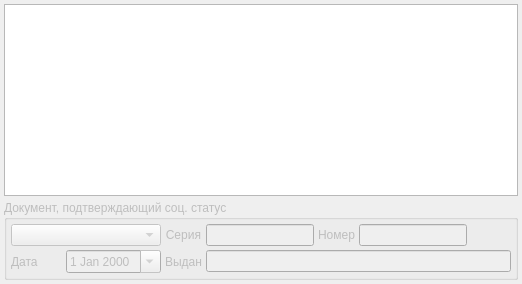
      <widget class="QWidget" name="tabSocStatus">
       <attribute name="title">
        <string>Соц.&amp;статус</string>
       </attribute>
       <layout class="QGridLayout">
        <property name="margin">
         <number>4</number>
        </property>
        <property name="spacing">
         <number>4</number>
        </property>
        <item row="1" column="0" colspan="2">
         <widget class="QGroupBox" name="frmSocStatusDocument">
          <property name="enabled">
           <bool>false</bool>
          </property>
          <property name="title">
           <string>Документ, подтверждающий соц. статус</string>
          </property>
          <layout class="QGridLayout">
           <property name="margin">
            <number>4</number>
           </property>
           <property name="spacing">
            <number>4</number>
           </property>
           <item row="0" column="0" colspan="2">
            <widget class="CRBComboBox" name="cmbSocStatusDocType">
             <property name="enabled">
              <bool>false</bool>
             </property>
             <property name="sizePolicy">
              <sizepolicy hsizetype="Expanding" vsizetype="Fixed">
               <horstretch>0</horstretch>
               <verstretch>0</verstretch>
              </sizepolicy>
             </property>
             <property name="minimumSize">
              <size>
               <width>150</width>
               <height>0</height>
              </size>
             </property>
            </widget>
           </item>
           <item row="0" column="2">
            <widget class="QLabel" name="lblSocStatusDocSerial">
             <property name="sizePolicy">
              <sizepolicy hsizetype="Maximum" vsizetype="Preferred">
               <horstretch>0</horstretch>
               <verstretch>0</verstretch>
              </sizepolicy>
             </property>
             <property name="text">
              <string>Серия</string>
             </property>
             <property name="alignment">
              <set>Qt::AlignRight|Qt::AlignTrailing|Qt::AlignVCenter</set>
             </property>
             <property name="buddy">
              <cstring>edtSocStatusDocSerial</cstring>
             </property>
            </widget>
           </item>
           <item row="0" column="3">
            <widget class="CDocSerialLeftEdit" name="edtSocStatusDocSerial">
             <property name="enabled">
              <bool>false</bool>
             </property>
             <property name="sizePolicy">
              <sizepolicy hsizetype="Minimum" vsizetype="Fixed">
               <horstretch>0</horstretch>
               <verstretch>0</verstretch>
              </sizepolicy>
             </property>
             <property name="maxLength">
              <number>8</number>
             </property>
            </widget>
           </item>
           <item row="0" column="4">
            <widget class="QLabel" name="lblSocStatusDocNumber">
             <property name="sizePolicy">
              <sizepolicy hsizetype="Maximum" vsizetype="Preferred">
               <horstretch>0</horstretch>
               <verstretch>0</verstretch>
              </sizepolicy>
             </property>
             <property name="text">
              <string>Номер</string>
             </property>
             <property name="alignment">
              <set>Qt::AlignRight|Qt::AlignTrailing|Qt::AlignVCenter</set>
             </property>
             <property name="buddy">
              <cstring>edtSocStatusDocNumber</cstring>
             </property>
            </widget>
           </item>
           <item row="0" column="5" colspan="2">
            <widget class="QLineEdit" name="edtSocStatusDocNumber">
             <property name="enabled">
              <bool>false</bool>
             </property>
             <property name="maxLength">
              <number>16</number>
             </property>
            </widget>
           </item>
           <item row="1" column="0">
            <widget class="QLabel" name="lblSocStatusDocDate">
             <property name="sizePolicy">
              <sizepolicy hsizetype="Preferred" vsizetype="Preferred">
               <horstretch>0</horstretch>
               <verstretch>0</verstretch>
              </sizepolicy>
             </property>
             <property name="text">
              <string>Дата</string>
             </property>
             <property name="alignment">
              <set>Qt::AlignLeading|Qt::AlignLeft|Qt::AlignVCenter</set>
             </property>
             <property name="buddy">
              <cstring>edtSocStatusDocDate</cstring>
             </property>
            </widget>
           </item>
           <item row="1" column="1">
            <widget class="CDateEdit" name="edtSocStatusDocDate">
             <property name="enabled">
              <bool>false</bool>
             </property>
             <property name="sizePolicy">
              <sizepolicy hsizetype="Maximum" vsizetype="Fixed">
               <horstretch>0</horstretch>
               <verstretch>0</verstretch>
              </sizepolicy>
             </property>
             <property name="calendarPopup">
              <bool>true</bool>
             </property>
            </widget>
           </item>
           <item row="1" column="2">
            <widget class="QLabel" name="lblSocStatusDocOrigin">
             <property name="sizePolicy">
              <sizepolicy hsizetype="Maximum" vsizetype="Preferred">
               <horstretch>0</horstretch>
               <verstretch>0</verstretch>
              </sizepolicy>
             </property>
             <property name="text">
              <string>Выдан</string>
             </property>
             <property name="alignment">
              <set>Qt::AlignRight|Qt::AlignTrailing|Qt::AlignVCenter</set>
             </property>
             <property name="buddy">
              <cstring>edtSocStatusDocOrigin</cstring>
             </property>
            </widget>
           </item>
           <item row="1" column="3" colspan="5">
            <widget class="CDocSerialLeftEdit" name="edtSocStatusDocOrigin">
             <property name="enabled">
              <bool>false</bool>
             </property>
             <property name="maxLength">
              <number>64</number>
             </property>
            </widget>
           </item>
           <item row="0" column="7">
            <spacer name="horizontalSpacer_3">
             <property name="orientation">
              <enum>Qt::Horizontal</enum>
             </property>
             <property name="sizeHint" stdset="0">
              <size>
               <width>40</width>
               <height>20</height>
              </size>
             </property>
            </spacer>
           </item>
          </layout>
         </widget>
        </item>
        <item row="0" column="0" colspan="2">
         <widget class="CInDocTableView" name="tblSocStatuses"/>
        </item>
       </layout>
      </widget>
